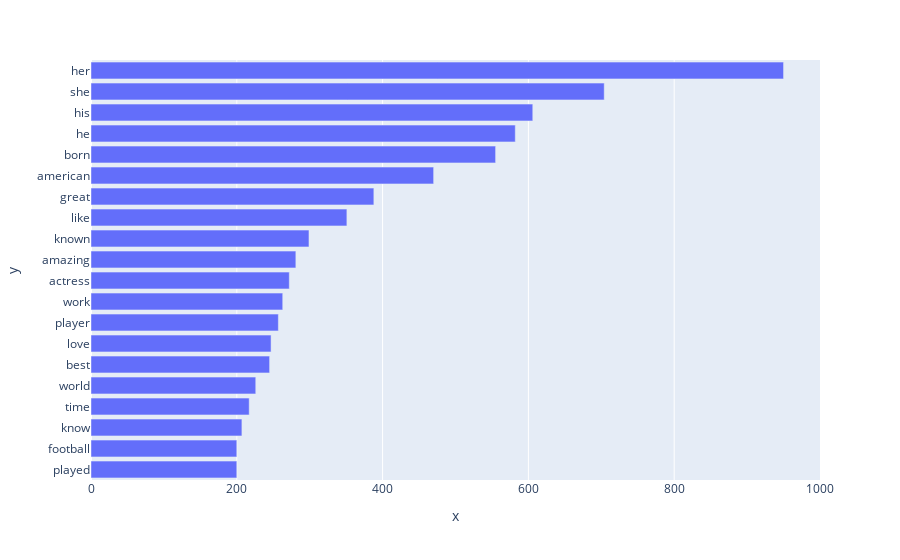

Notebook source saved alongside this figure:
### Code cell
import plotly.express as px

fig = px.bar(y=fdist_pseries.index, x=fdist_pseries.values)

# sort values
fig.update_layout(barmode='stack', yaxis={'categoryorder':'total ascending'})

# show plot
fig.show()

### Figure 1 — Plotly figure (JSON) as saved in the notebook; plotly's stock layout.template omitted (floating-point values rounded to 4 significant figures)
{"data": [{"alignmentgroup": "True", "hovertemplate": "x=%{x}<br>y=%{y}<extra></extra>", "legendgroup": "", "marker": {"color": "#636efa", "pattern": {"shape": ""}}, "name": "", "offsetgroup": "", "orientation": "h", "showlegend": false, "textposition": "auto", "type": "bar", "x": [950, 704, 606, 582, 555, 470, 388, 351, 299, 281, 272, 263, 257, 247, 245, 226, 217, 207, 200, 200], "xaxis": "x", "y": ["her", "she", "his", "he", "born", "american", "great", "like", "known", "amazing", "actress", "work", "player", "love", "best", "world", "time", "know", "played", "football"], "yaxis": "y"}], "layout": {"barmode": "stack", "legend": {"tracegroupgap": 0}, "margin": {"t": 60}, "xaxis": {"anchor": "y", "domain": [0, 1], "title": {"text": "x"}}, "yaxis": {"anchor": "x", "categoryorder": "total ascending", "domain": [0, 1], "title": {"text": "y"}}}}
